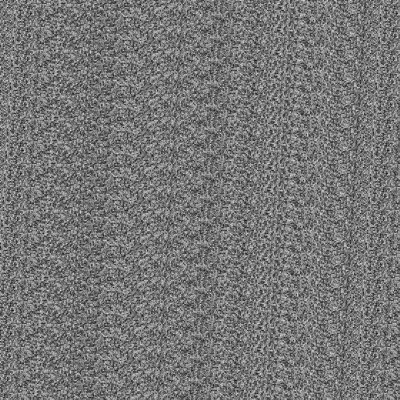
Frame 1 (no input)
Frame 60 (no input): identical to frame 1, image omitted
Frame 120 (the mouse pressed at the canvas centre since frame 60): identical to frame 1, image omitted

The p5.js sketch that drew this single still picture (run headless with seeded random() and noise() and a simulated clock; from frame 60 on, the mouse is pressed at the canvas centre):

// p5.js sketch
// ── sketch.js
function setup() {
  createCanvas(400,400);
  background(51);
  stroke(255);
  pixelDensity(1); // needed on mac books
}

var inc = 0.7;

function draw() {
  loadPixels();

  var yoff = 0;
  
  for(var x = 0; x < width; x++){
    var xoff = 0;
    for(var y = 0; y < height; y++){
      var index = (x+y*width) * 4;
      var r = map(noise(xoff, yoff),0,1, 0, 255);
      pixels[index] = r;
      pixels[index+1] = r;
      pixels[index+2] = r;
      pixels[index+3] = 255;
      xoff += inc;
    }
    yoff += inc;
  }
  updatePixels();
}
